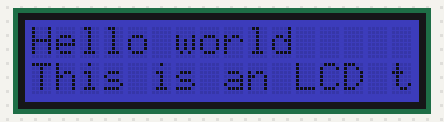
Recording of a program running on a simulated Raspberry Pi (BCM pin numbers) with a GrovePi. Shown: 16×2 character LCD. The interpreter's speed is modelled, so counts of loop turns are approximate.

Above: at 0.2 s.
At 5.09 s:
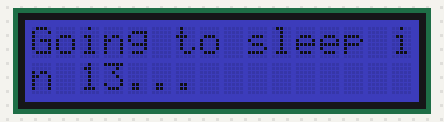
At 9.99 s:
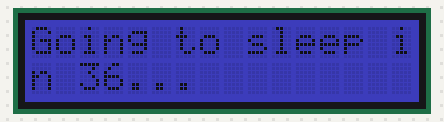
At 20.0 s:
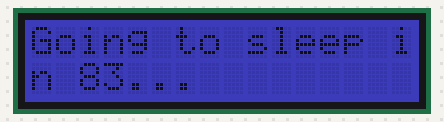
At 29.79 s:
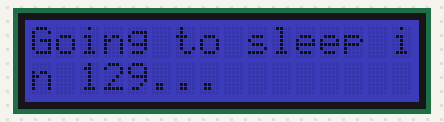
At 39.8 s:
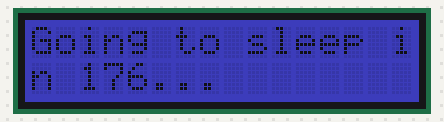

Measured:
- what the display in image 0 shows lasts 2.1 s, from 0.1 s to 2.2 s

The program:

grove_rgb_lcd.py
```python
# (licence header left out)
#
# NOTE:
# 	Just supports setting the backlight colour, and
# 	putting a single string of text onto the display
# 	Doesn't support anything clever, cursors or anything

import time,sys

if sys.platform == 'uwp':
    import winrt_smbus as smbus
    bus = smbus.SMBus(1)
else:
    import smbus
    import RPi.GPIO as GPIO
    rev = GPIO.RPI_REVISION
    if rev == 2 or rev == 3:
        bus = smbus.SMBus(1)
    else:
        bus = smbus.SMBus(0)

# this device has two I2C addresses
DISPLAY_RGB_ADDR = 0x30
DISPLAY_TEXT_ADDR = 0x3e

# set backlight to (R,G,B) (values from 0..255 for each)
def setRGB(r,g,b):
    bus.write_byte_data(DISPLAY_RGB_ADDR,0,0)
    bus.write_byte_data(DISPLAY_RGB_ADDR,1,0)
    bus.write_byte_data(DISPLAY_RGB_ADDR,0x08,0xaa)
    bus.write_byte_data(DISPLAY_RGB_ADDR,4,r)
    bus.write_byte_data(DISPLAY_RGB_ADDR,3,g)
    bus.write_byte_data(DISPLAY_RGB_ADDR,2,b)

# send command to display (no need for external use)
def textCommand(cmd):
    bus.write_byte_data(DISPLAY_TEXT_ADDR,0x80,cmd)

# set display text \n for second line(or auto wrap)
def setText(text):
    textCommand(0x01) # clear display
    time.sleep(.05)
    textCommand(0x08 | 0x04) # display on, no cursor
    textCommand(0x28) # 2 lines
    time.sleep(.05)
    count = 0
    row = 0
    for c in text:
        if c == '\n' or count == 16:
            count = 0
            row += 1
            if row == 2:
                break
            textCommand(0xc0)
            if c == '\n':
                continue
        count += 1
        bus.write_byte_data(DISPLAY_TEXT_ADDR,0x40,ord(c))

#Update the display without erasing the display
def setText_norefresh(text):
    textCommand(0x02) # return home
    time.sleep(.05)
    textCommand(0x08 | 0x04) # display on, no cursor
    textCommand(0x28) # 2 lines
    time.sleep(.05)
    count = 0
    row = 0
    while len(text) < 32: #clears the rest of the screen
        text += ' '
    for c in text:
        if c == '\n' or count == 16:
            count = 0
            row += 1
            if row == 2:
                break
            textCommand(0xc0)
            if c == '\n':
                continue
        count += 1
        bus.write_byte_data(DISPLAY_TEXT_ADDR,0x40,ord(c))

# Create a custom character (from array of row patterns)
def create_char(location, pattern):
    """
    Writes a bit pattern to LCD CGRAM

    Arguments:
    location -- integer, one of 8 slots (0-7)
    pattern -- byte array containing the bit pattern, like as found at
               https://omerk.github.io/lcdchargen/
    """
    location &= 0x07 # Make sure location is 0-7
    textCommand(0x40 | (location << 3))
    bus.write_i2c_block_data(DISPLAY_TEXT_ADDR, 0x40, pattern)

# example code
if __name__=="__main__":
    setText("Hello world\nThis is an LCD test")
    setRGB(0,128,64)
    time.sleep(2)
    for c in range(0,255):
        setText_norefresh("Going to sleep in {}...".format(str(c)))
        setRGB(c,255-c,0)
        time.sleep(0.1)
    setRGB(0,255,0)
    setText("Bye bye, this should wrap onto next line")
```
